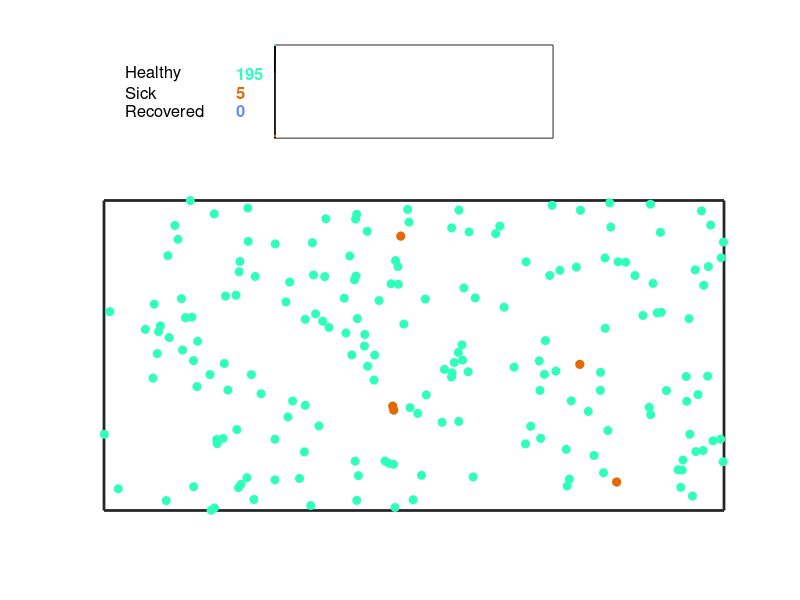

MATLAB code for this plot: (Note: this script raises an error after producing the figure.)
%% Simple toy model

% Simulate the effects of social distancing and what happens when its
% lifted

% This code simulates the transmission of a virus (e.g., COVID-19) due to
% the interaction of people represented as colliding circles. The code
% outputs a gif to view result later. 

% See another type of toy model that simulates COVID transmission for
% people going to the market every so often: github.com/seismotologist & @seismotologist

% Please read the excellent article in the Washting Post by Harry Stevens (washingtonpost.com/graphics/2020/world/corona-simulator/)
% that explains the effects of social distancing which the code was inspired from .

% ------------------------------------------------------
% Author: Chris Milliner, JPL, Caltech, 
% christopher.milliner@jpl.nasa.gov
% https://science.jpl.nasa.gov/people/Milliner/

% Log: Created 03/22/20
% ------------------------------------------------------


clc
clear
% close all

%% Parameters
Num_people              = 200;          % total number of people
Perc_start_sick         = 2;            % Percent of people who start off as sick
Perc_social_distance    = 110;           % percent of people who are using social distancing (i.e., they dont move)
Velocity_factor         = 0.3;          % factor to change velocity of motion
Duration_of_recovery    = 90;          % amount of time it takes to reach recovery in units of number of time
ball_radius             = 0.02;         % ball width, affects liklihood of interacting with another, wider the ball, more likely it will collide with another
Num_time_steps          = 300;          % total number of time steps 
dt                      = 1;            % units of time. Can improve fidelity of simulation. Avoid large values, as this could lead to missing collisions
Time_stop_Social_dist   = 0.5;          % Relative time (between 0 and 1) when to stop social distancing. Set to 1 if you don't want to enact this. 

% Domain extent
left_extent_domain      = -3;           % left extent...
right_extent_domain     = 3;
top_extent_domain       = 1.5;
bot_extent_domain       = -1.5;

% Save result to a gif
Write_output_2_file     = 1;            % switch to turn on (1 = will write out a gif of results).
GIF_delay_time          = 0;            % add a delay time between each frame 
COVID_vid_filename      = './GIF_output/COVID_sim_1.gif';% filename of the gif

% for plotting
Mksize          = 6;                    % size of dots, only for plotting. not for interaction
%---------------------------------------------------------

domain_width = abs(left_extent_domain - right_extent_domain);
domain_height = abs(top_extent_domain - bot_extent_domain);

% Randomize positions
x_vecs = rand(Num_people,1)*domain_width-domain_width/2;
y_vecs = rand(Num_people,1)*domain_height-domain_height/2;

% randomize velocities with normal distribution
velo_vecs_x = randn(Num_people,1)*Velocity_factor;
velo_vecs_y = randn(Num_people,1)*Velocity_factor;

%-------------------
% Social distancing 
%-------------------
rand_num_peeps_2_SD = floor(length(velo_vecs_x)*(Perc_social_distance/100));% randomize who is using s.d.
rand_indx_peeps_SD = randi([1 length(velo_vecs_x)],rand_num_peeps_2_SD,1);%(TO IMPROVE) this doesnt create a unique set of indices!

% not going anywhere...
velo_vecs_x(rand_indx_peeps_SD) = 0;% people with s.d. stay put
velo_vecs_y(rand_indx_peeps_SD) = 0;

%% Prep vars
Healthy = [ones(Num_people,1),zeros(Num_people,1),zeros(Num_people,1)];% variable to track who is sick, healthy or recovered

rand_peeps_that_r_sick = ceil(length(velo_vecs_x)*(Perc_start_sick/100));% randomize those who are sick
rand_indx_peeps_r_sick = randi([1 length(velo_vecs_x)],rand_peeps_that_r_sick,1);%(TO IMPROVE) this doesnt create a unique set of indices!

Health_tracker(rand_indx_peeps_r_sick) = true;% make them sick

Duration_sick = zeros(Num_people,1);
Duration_sick(rand_indx_peeps_r_sick) = true;
Person_recovered = false(Num_people,1);

Fig_ID          = ceil(rand(1)*1000);       % figure number
Currently_Sick  = zeros(1,length(1:dt:Num_time_steps));
Total_Recovered = zeros(1,length(1:dt:Num_time_steps));
Unaffected      = zeros(1,length(1:dt:Num_time_steps));
k_counter       = 1;

if ~exist('GIF_output', 'dir')
    mkdir GIF_output
end

First_time = 0;
for time_t = 1:dt:Num_time_steps
     
    % update positions
    x_vecs = x_vecs + velo_vecs_x*dt;
    y_vecs = y_vecs + velo_vecs_y*dt;
    
    %----------------------
    % Boundaries
    %----------------------
    
    % Adjust Velocities 
    velo_vecs_y(y_vecs>=top_extent_domain) = velo_vecs_y(y_vecs>=top_extent_domain)*-1;% hit top boundary, go back adjust position + velocity vector     
    velo_vecs_y(y_vecs<=bot_extent_domain) = velo_vecs_y(y_vecs<=bot_extent_domain)*-1;% hit bott. boundary 
    velo_vecs_x(x_vecs<=left_extent_domain) = velo_vecs_x(x_vecs<=left_extent_domain)*-1;% hit left
    velo_vecs_x(x_vecs>=right_extent_domain) = velo_vecs_x(x_vecs>=right_extent_domain)*-1;% hit right 
   
    
    %----------------------
    % Collision detection 
    %----------------------
    dX_matrix = repmat(x_vecs,1,length(x_vecs)) - repmat(x_vecs,1,length(x_vecs))';
    dY_matrix = repmat(y_vecs,1,length(y_vecs)) - repmat(y_vecs,1,length(y_vecs))';
    
    Distances_matrix_between_each_ball = sqrt(dX_matrix.^2 + dY_matrix.^2);% calcualte distances between all particles
    [Indx_collided, ball_2] = find(Distances_matrix_between_each_ball > 0 & Distances_matrix_between_each_ball < 2*ball_radius);% find all balls where the distances is less than twice the radius, therefore a collision has occurred. 
    % note this will miss collisions that may have occurred between the
    % time step. Therefore best to avoid using a dt that is too large.
    
    % Update health
    Indx_r_sick = find(Health_tracker);
    indx_met_other_sick = ismember(ball_2,Indx_r_sick);% find all the collisions where the other person was sick
    Indx_collied_w_sick = Indx_collided(indx_met_other_sick);
    Health_tracker(Indx_collied_w_sick) = true;% make someone sick if they collided when the other person was sick
    Health_tracker(Person_recovered) = false;% turn off if a person had already recovered cannot get sick again. 

    Duration_sick(Health_tracker) = Duration_sick(Health_tracker)+dt;% update time person has been sick
    Person_recovered_now = Duration_sick>=Duration_of_recovery;% person has now recovered
    Person_recovered(Person_recovered_now) = true;% now permanentaly add the recovered person to the recovered list
    
    
    %----------------------
    % Static bumping 
    %----------------------
    if ~isempty(Indx_collided)
        
        Total_dist_between_collided_balls = diag(Distances_matrix_between_each_ball(Indx_collided, ball_2));% amount of overlap (D)
        D_between_collided_balls = 2*ball_radius - Total_dist_between_collided_balls;% Dist of overlap
        Push_back = D_between_collided_balls/2;% scalar amount to push balls apart from each other (D/2)
        
        unit_vector_normal_ball_x = (x_vecs(Indx_collided) - x_vecs(ball_2))./Total_dist_between_collided_balls;% normal vector of direction to push them away from each other.
        unit_vector_normal_ball_y = (y_vecs(Indx_collided) - y_vecs(ball_2))./Total_dist_between_collided_balls;
        
        x_vecs(Indx_collided) = x_vecs(Indx_collided) + unit_vector_normal_ball_x.*Push_back;% update positions
        y_vecs(Indx_collided) = y_vecs(Indx_collided) + unit_vector_normal_ball_y.*Push_back;
    
        unit_vector_normal_ball_x = (x_vecs(Indx_collided) - x_vecs(ball_2))./(2*ball_radius);% update 
        unit_vector_normal_ball_y = (y_vecs(Indx_collided) - y_vecs(ball_2))./(2*ball_radius);
        
        %----------------------
        % Dynamic bumping
        %----------------------
       
        % tangential vector
        unit_vector_tang_ball_x = unit_vector_normal_ball_y*-1;
        unit_vector_tang_ball_y = unit_vector_normal_ball_x;
        
        veloc_in_tang_dir = velo_vecs_x(Indx_collided).*unit_vector_tang_ball_x + velo_vecs_y(Indx_collided).*unit_vector_tang_ball_y;% dot of tangent unit and velocity vector. how much of velocity
        % goes into tangent direction?

        velo_in_normal_dir = zeros(Num_people,1);
        velo_in_normal_dir(Indx_collided) = velo_vecs_x(Indx_collided).*unit_vector_normal_ball_x + velo_vecs_y(Indx_collided).*unit_vector_normal_ball_y; % dot of normal unit and velocity vector. how much of velocity
        % goes into normal direction?

        Indx_is_SD = ismember(ball_2,rand_indx_peeps_SD);% find any other ball indx that is also an SD index.
        % sep those indices that are and are not SD. use below
        other_ball_is_SD = Indx_collided(Indx_is_SD);% this ball is a SD. 
        ball_not_SD = ball_2(~Indx_is_SD);% this ball is not SD
        
        velo_in_normal_dir(ball_not_SD) = velo_in_normal_dir(Indx_collided(~Indx_is_SD));% only applies if other ball is not in SD
        velo_in_normal_dir(other_ball_is_SD) = velo_in_normal_dir(other_ball_is_SD);% if other ball is in SD, then one that isnt should treat other ball as boundary and bounce off.  
        
        velo_vecs_x(Indx_collided) = unit_vector_tang_ball_x.*veloc_in_tang_dir + unit_vector_normal_ball_x.*velo_in_normal_dir(Indx_collided);% New velocity
        velo_vecs_y(Indx_collided) = unit_vector_tang_ball_y.*veloc_in_tang_dir + unit_vector_normal_ball_y.*velo_in_normal_dir(Indx_collided);

        
    end
    
    if time_t/Num_time_steps < Time_stop_Social_dist+1e-12
        % people in SD stay there.
        velo_vecs_x(rand_indx_peeps_SD) = 0;
        velo_vecs_y(rand_indx_peeps_SD) = 0;
        
    elseif time_t/Num_time_steps >= Time_stop_Social_dist && ~First_time
        % first time, then need to randomize velocities of those just
        % realeased from S.D.
        velo_vecs_x(rand_indx_peeps_SD) = randn(length(rand_indx_peeps_SD),1)*Velocity_factor;
        velo_vecs_y(rand_indx_peeps_SD) = randn(length(rand_indx_peeps_SD),1)*Velocity_factor;
        
        First_time = 1;       
        rand_indx_peeps_SD = [];% remove vars so wont affect collision 
        
    end
    
    % Count up 
    Currently_Sick(k_counter) = sum(double(Health_tracker));% total sick
    Total_Recovered(k_counter) = sum(double(Person_recovered));% total recovered at the moment.
    Unaffected(k_counter) = Num_people - Currently_Sick(k_counter) - Total_Recovered(k_counter) + Currently_Sick(k_counter);% current total number unaffected (neither of the above), add the sick in again for plotting
    
    
    %----------------------
    % Plotting
    %----------------------
    
    h = figure(Fig_ID);
    clf(Fig_ID)
    subplot(8,4,[2,3,6,7])
    
    % plot recovered
    fill([0,1:dt:time_t,time_t],[0,ones(size(Unaffected(1:k_counter)))*Num_people,0],[109, 140, 252]/256)
    hold on 
    plot([1:dt:time_t],ones(size(Unaffected(1:k_counter)))*Num_people,'Color',[109, 140, 252]/256,'linewidth',2)
    % plot unaffected
    fill([0,1:dt:time_t,time_t],[0,Unaffected(1:k_counter),0],[47, 255, 189]/256)
    plot([1:dt:time_t],Unaffected(1:k_counter),'Color',[47, 255, 189]/256,'linewidth',2)
    % plot sick 
    fill([0,1:dt:time_t,time_t],[0,Currently_Sick(1:k_counter),0],[235, 102, 0]/256)
    plot([1:dt:time_t],Currently_Sick(1:k_counter),'Color',[235, 102, 0]/256,'linewidth',2)

    axis([1 Num_time_steps 0 Num_people])
    set(gca,'fontsize',12)
    set(gca,'YTick',[]);
    set(gca,'XTick',[]);
 
    % text
    txt_topleft = 'Healthy';
    txthandle = text(-160,Num_people*0.7,txt_topleft);%,'Color',[47, 255, 189]/256);
    set(txthandle,'fontsize',12)%,'FontWeight','bold')
    
    txt_middle = 'Sick';
    txthandle = text(-160,Num_people*0.5,txt_middle);%,'Color',[235, 102, 0]/256);
    set(txthandle,'fontsize',12)%,'FontWeight','bold')
    
    txt_topleft = 'Recovered';
    txthandle = text(-160,Num_people*0.3,txt_topleft);%,'Color',[109, 140, 252]/256);
    set(txthandle,'fontsize',12)%,'FontWeight','bold')
    
    % data
    txt_topleft = num2str(Unaffected(k_counter) - Currently_Sick(k_counter));
    txthandle = text(-40,Num_people*0.7,txt_topleft,'Color',[47, 255, 189]/256);
    set(txthandle,'fontsize',12,'FontWeight','bold')
    
    txt_middle = num2str(Currently_Sick(k_counter));
    txthandle = text(-40,Num_people*0.5,txt_middle,'Color',[235, 102, 0]/256);
    set(txthandle,'fontsize',12,'FontWeight','bold')
    
    txt_topleft = num2str(Total_Recovered(k_counter));
    txthandle = text(-40,Num_people*0.3,txt_topleft,'Color',[109, 140, 252]/256);
    set(txthandle,'fontsize',12,'FontWeight','bold')
    
    
    
    subplot(8,4,[9:32])
    % plot all (will be plotted as unaffected)
    plot(x_vecs,y_vecs,'o','markerfacecolor',[47, 255, 189]/256,'markeredgecolor',[47, 255, 189]/256,'markersize',Mksize)
    hold on 
    % plot sick
    plot(x_vecs(Health_tracker),y_vecs(Health_tracker),'o','markerfacecolor',[235, 102, 0]/256,'markeredgecolor',[235, 102, 0]/256,'markersize',Mksize)
    % plot recovered
    plot(x_vecs(Person_recovered),y_vecs(Person_recovered),'o','markerfacecolor',[109, 140, 252]/256,'markeredgecolor',[109, 140, 252]/256,'markersize',Mksize)
    axis equal
    axis([left_extent_domain right_extent_domain bot_extent_domain top_extent_domain])
    set(gca,'fontsize',15)
    set(gca,'YTick',[]);
    set(gca,'XTick',[]);
    set(gcf,'color','w');
    set(gca,'linewidth',2)% figure boundary 
    
    drawnow 
    switch Write_output_2_file
        case 1
            % Capture the plot as an image
            frame = getframe(h);
            im = frame2im(frame);
            [imind,cm] = rgb2ind(im,256);
            % Write to the GIF File
            
            if time_t == 1
                imwrite(imind,cm,COVID_vid_filename,'gif', 'Loopcount',inf,'DelayTime',GIF_delay_time);
            else
                imwrite(imind,cm,COVID_vid_filename,'gif','WriteMode','append','DelayTime',GIF_delay_time);
            end
    end
    
    k_counter = k_counter +1;
end
